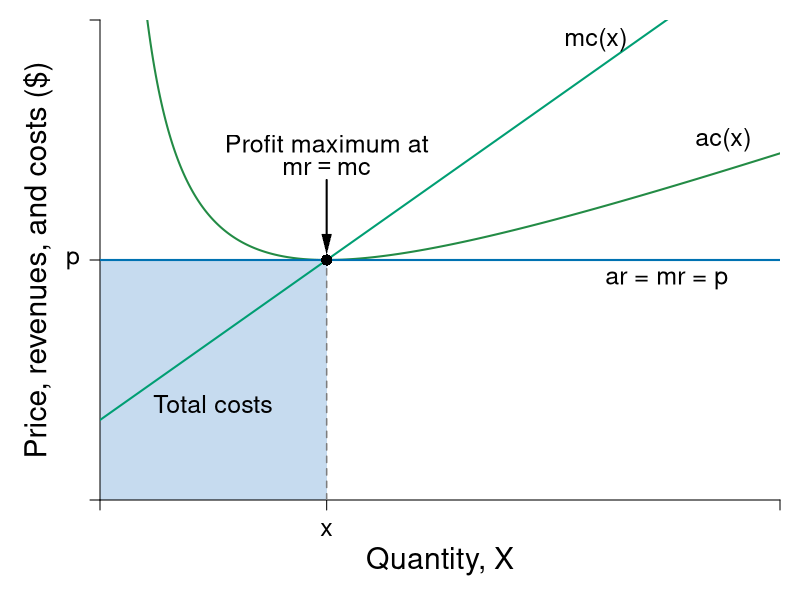

Here is the R script that generated this plot:
#Graph Designer: Simon Halliday
#Authors: Bowles and Halliday
#Title: Coordination, Conflict and Competition: A Text in Microeconomics

require(shape)
pdf(file = "firmmarketsupply/perf_comp_costs.pdf", width = 9, height = 7)

#Set parameters for graphics
pointsize <- 1.8
axislabelsize <- 1.8
labelsize <- 1.5
namesize <- 1.8
annotatesize <- 1.5
graphlinewidth <- 2
segmentlinewidth <- 1.5

COL <- c("#7fc97f", "#beaed4", "#fdc086", "#ffff99", "#386cb0", "#f0027f", "#bf5b17", "#666666")
COLA <- c("#e0f3db", "#99d8c9","#66c2a4","#41ae76", "#238b45", "#005824")
COLB <- c("#c6dbef", "#4eb3d3", "#2b8cbe", "#0868ac","#084081")
grays <- gray.colors(25, start = 1, end = 0)
CBCols <- c("#009E73","#0072B2","#E69F00")

#Edited the margins to cater for the larger LHS labels
par(mar =  c(5, 5, 1, 1))

AvgRevenue <- function(x, rmax = 12, xmax = 12){
  rmax - (rmax/xmax)*x
}

MRevenue <- function(x, rmax = 12, xmax = 12){
  rmax - 2*(rmax/xmax)*x
}

TotCost <- function(x, c0 = 8, c1 = 2, c2 = 0.5){
  c0 + c1*x + c2*(x^2)
}

AvgCost <- function(x, c0 = 8, c1 = 2, c2 = 0.5){
#  TotCost(x) / x
  c0 / x + c1 + c2*x
}

MCost <- function(x, c0 = 8, c1 = 2, c2 = 0.5){
# deriv(TotCost(x), x)
  c1 + 2*c2*x
}

xlims <- c(0, 12)
ylims <- c(0, 12)

npts <- 501 
x <- seq(xlims[1], xlims[2], length.out = npts)
y <- seq(ylims[1], ylims[2], length.out = npts) 
a <- c(13, 16.75, 19.25)

plot(0, 0, xlim = xlims, ylim = ylims, type = "n",
     xlab = expression(paste("")),
     ylab = expression(paste("")), 
     xaxt = "n", 
     yaxt = "n", 
     cex.lab = axislabelsize, 
     bty = "n",
     xaxs="i", 
     yaxs="i")

# ticksy <- seq(from = ylims[1], to = ylims[2], by = 1)
# ylabels <- seq(from = ylims[1], to = ylims[2], by = 1)
# ticksx <- seq(from = xlims[1], to = xlims[2], by = 1)
# xlabels <- seq(from = xlims[1], to = xlims[2], by = 1)
ticksy <- c(0, 6, NA, ylims[2])
ylabels <- c(NA, expression(paste(p)), NA, NA)
ticksx <- c(0, 4, NA, xlims[2])
xlabels <- c(NA, expression(paste(x)), NA, NA)

npts <- 500 
xx1 <- seq(xlims[1], xlims[2], length.out = npts)
xx3 <- seq(2, 6, length.out = npts)

# Draw the polygon for profit
xpoly1 <- c(0, 0, 4, 4, 0)
ypoly1 <- c(0, min(AvgCost(xx1)), min(AvgCost(xx1)), 0, 0)
polygon(x = xpoly1, y = ypoly1, col=COLB[1],density=NULL, border = NA)

axis(1, at = ticksx, pos = 0, labels = xlabels, cex.axis=labelsize)
axis(2, at = ticksy, pos = 0, labels = ylabels, las = 1,cex.axis=labelsize)

#Label the costs
text(2, 0.4*AvgCost(x = 4), expression("Total costs"), cex = labelsize)

#Draw the polygon for costs

#xpoly2 <- c(0, 4, 4, 0, 0)
#ypoly2 <- c(0, 0, 4, 0, 0)
#polygon(x = xpoly2, y = ypoly2, col=COLB[1], density=NULL, border = NA)

# lines(xx1, bcA(xx1, w = 10, p = 1.5), col = COLB[3], lwd = graphlinewidth)
# lines(xx1, AvgRevenue(xx1, rmax = 12, xmax = 12), col = COLB[5], lwd = graphlinewidth)
# lines(xx1, MRevenue(xx1, rmax = 12, xmax = 12), col = COLB[4], lwd = graphlinewidth)
lines(xx1, AvgCost(xx1), col = COLA[5], lwd = graphlinewidth)
lines(xx1, MCost(xx1), col = CBCols[1], lwd = graphlinewidth)

# Label the axes

# text(0.5*(xlims[2]), -1.8, expression(paste("Output, ", x)), xpd = TRUE, cex = axislabelsize) 
mtext(expression(paste("Quantity, ", X)), side=1, line = 3, cex = axislabelsize)
#mtext(expression(paste("Quantity of output, ", x)), side=1, line = 3, cex = axislabelsize)
text(-1.1, 0.5*ylims[2], expression(paste("Price, revenues, and costs ($)")), xpd = TRUE, cex = axislabelsize, srt = 90) 

#Label curves

text(10, 5.5, expression(paste("ar = mr = p")), cex = labelsize)
text(11, 9, expression(paste("ac(x)")), cex = labelsize)
text(8.75, 11.5, expression(paste("mc(x)")), cex = labelsize)

#Labels cost and profit areas (To be added)


#Draw segments for total costs

segments(0, 6, 4, 6,
         lty = 2, col = grays[20] , lwd = segmentlinewidth
         )
segments(4, 0, 4, 6,
         lty = 2, col = grays[20] , lwd = segmentlinewidth
)
segments(0, 6, xlims[2], 6,
         lty = 1, col = CBCols[2] , lwd = graphlinewidth
)

# Label Points for comparison

points(4, 6, pch = 16, col = "black", cex = 1.5)
# text(3.8, MRevenue(x = 4) - 0.4, expression(i), cex = labelsize)


# points(4, AvgRevenue(x = 4), pch = 16, col = "black", cex = 1.5)
# text(4.2, AvgRevenue(x = 4) + 0.4, expression(h), cex = labelsize)

# Arrows (Labels to be added)

text(4, 8.9, expression(paste("Profit maximum at")), cex = labelsize)
text(4, 8.3, expression(paste(mr == mc)), cex = labelsize)
shape::Arrows(4, 8, 4, 6.4, col = "black", lty = 1, lwd = 2, arr.type = "triangle", arr.lwd = 0.5)



dev.off()
